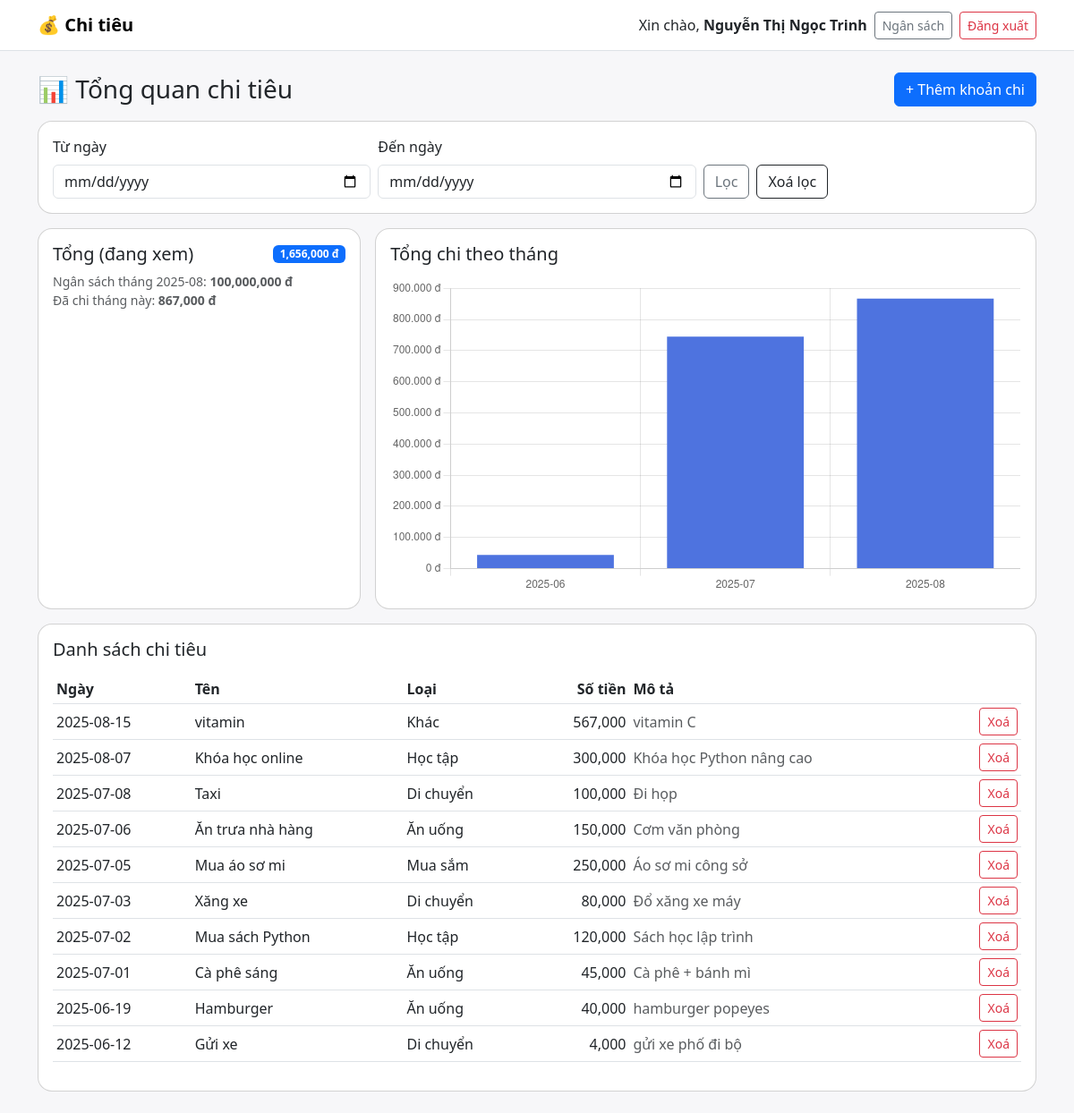
Screenshot of / (signed in) with the database file from the repository.
### tables this page shows
CREATE TABLE budget (
                   user_id INTEGER PRIMARY KEY,
                   amount REAL DEFAULT 0);

CREATE TABLE chitieu (
                   id INTEGER PRIMARY KEY AUTOINCREMENT,
                   ten TEXT NOT NULL,
                   so_tien REAL NOT NULL,
                   mo_ta TEXT

                   , loai TEXT DEFAULT 'Khác', ngay TEXT DEFAULT '', user_id INTEGER);

### app.py (the view)
@app.route('/')
def index():
    if 'user_id' not in session:
        return redirect(url_for('login'))
    from_date = request.args.get('from_date', '')
    to_date = request.args.get('to_date', '')
    conn = get_conn()
    cursor = conn.cursor()
    query = 'SELECT id, ten, so_tien, mo_ta, loai, ngay FROM chitieu WHERE user_id = ?'
    params = [session['user_id']]
    if from_date:
        query += ' AND ngay >= ?'
        params.append(from_date)
    if to_date:
        query += ' AND ngay <= ?'
        params.append(to_date)
    query += ' ORDER BY ngay DESC, id DESC'
    cursor.execute(query, params)
    data = cursor.fetchall()
    tong_tien = sum([item[2] for item in data]) if data else 0
    cursor.execute('SELECT amount FROM budget WHERE user_id = ?', (session['user_id'],))
    budget_row = cursor.fetchone()
    budget = budget_row[0] if budget_row else 0
    cursor.execute("""
        SELECT strftime('%Y-%m', ngay) AS ym, SUM(so_tien)
        FROM chitieu
        WHERE user_id = ?
        GROUP BY ym
        ORDER BY ym
    """, (session['user_id'],))
    thong_ke_thang = cursor.fetchall()
    print("📊 DEBUG thong_ke_thang =", thong_ke_thang)
    current_ym = datetime.date.today().strftime('%Y-%m')
    cursor.execute("""
        SELECT COALESCE(SUM(so_tien), 0)
        FROM chitieu
        WHERE user_id = ? AND strftime('%Y-%m', ngay) = ?
    """, (session['user_id'], current_ym))
    chi_thang_nay = cursor.fetchone()[0] or 0
    warning = None
    if budget and chi_thang_nay > budget:
        warning = f"⚠️ Bạn đã vượt ngân sách tháng {current_ym} ({chi_thang_nay:,.0f} / {budget:,.0f} đ)"
    conn.close()
    return render_template(
        'index.html',
        danh_sach=data,
        tong_tien=tong_tien,
        from_date=from_date,
        to_date=to_date,
        thong_ke_thang=thong_ke_thang,
        warning=warning,
        chi_thang_nay=chi_thang_nay,
        budget=budget,
        current_ym=current_ym
    )

### app.py (called while the page is built)
def get_conn():
    return sqlite3.connect(DB_NAME)

### templates/index.html (shortened to what this page needs)
{% extends "base.html" %}
{% block content %}
<div class="d-flex justify-content-between align-items-center mb-3">
  <h3 class="mb-0">📊 Tổng quan chi tiêu</h3>
  <div>
    <a href="{{ url_for('add') }}" class="btn btn-primary">+ Thêm khoản chi</a>
  </div>
</div>
<div class="card mb-3">
  <div class="card-body">
    <form class="row g-2" method="get" action="{{ url_for('index') }}">
      <div class="col-md-4">
        <label class="form-label">Từ ngày</label>
        <input type="date" name="from_date" value="{{ from_date }}" class="form-control">
      </div>
      <div class="col-md-4">
        <label class="form-label">Đến ngày</label>
        <input type="date" name="to_date" value="{{ to_date }}" class="form-control">
      </div>
      <div class="col-md-4 d-flex align-items-end">
        <button class="btn btn-outline-secondary me-2" type="submit">Lọc</button>
        <a class="btn btn-outline-dark" href="{{ url_for('index') }}">Xoá lọc</a>
      </div>
    </form>
  </div>
</div>
<div class="row g-3">
  <div class="col-lg-4">
    <div class="card h-100">
      <div class="card-body">
        <div class="d-flex justify-content-between align-items-center mb-2">
          <h5 class="mb-0">Tổng (đang xem)</h5>
          <span class="badge bg-primary">{{ "{:,.0f}".format(tong_tien) }} đ</span>
        </div>
        <div class="small text-muted">Ngân sách tháng {{ current_ym }}:
          <strong>{{ "{:,.0f}".format(budget or 0) }} đ</strong>
        </div>
        <div class="small text-muted">Đã chi tháng này:
          <strong>{{ "{:,.0f}".format(chi_thang_nay or 0) }} đ</strong>
        </div>
      </div>
    </div>
  </div>
  <div class="col-lg-8">
    <div class="card h-100">
      <div class="card-body">
        <h5 class="mb-3">Tổng chi theo tháng</h5>
        <canvas id="monthlyBar"></canvas>
      </div>
    </div>
  </div>
</div>
<div class="card mt-3">
  <div class="card-body">
    <h5 class="mb-3">Danh sách chi tiêu</h5>
    <div class="table-responsive">
      <table class="table table-sm align-middle">
        <thead>
          <tr>
            <th>Ngày</th>
            <th>Tên</th>
            <th>Loại</th>
            <th class="text-end">Số tiền</th>
            <th>Mô tả</th>
            <th></th>
          </tr>
        </thead>
        <tbody>
          {% for item in danh_sach %}
            <tr>
              <td>{{ item[5] }}</td>
              <td>{{ item[1] }}</td>
              <td>{{ item[4] }}</td>
              <td class="text-end">{{ "{:,.0f}".format(item[2]) }}</td>
              <td class="text-muted">{{ item[3] }}</td>
              <td class="text-end">
                <a class="btn btn-sm btn-outline-danger"
                   onclick="return confirm('Xoá khoản chi này?');"
                   href="{{ url_for('delete', id=item[0]) }}">Xoá</a>
              </td>
            </tr>
          {% else %}
            <tr><td colspan="6" class="text-center text-muted">Chưa có dữ liệu.</td></tr>
          {% endfor %}
        </tbody>
      </table>
    </div>
  </div>
</div>
<script>
document.addEventListener('DOMContentLoaded', function() {
  const labels = {{ thong_ke_thang | map(attribute=0) | list | tojson }};
  const values = {{ thong_ke_thang | map(attribute=1) | list | tojson }};
  console.log("📊 Chart labels:", labels);
  console.log("📊 Chart values:", values);
  if (labels.length && document.getElementById('monthlyBar')) {
    new Chart(document.getElementById('monthlyBar').getContext('2d'), {
      type: 'bar',
      data: {
        labels: labels,
        datasets: [{
          label: 'Tổng chi (đ)',
          data: values,
          backgroundColor: '#4e73df'
        }]
      },
      options: {
        responsive: true,
        plugins: {
          legend: { display: false }
        },
        scales: {
          y: {
            beginAtZero: true,
            ticks: {
              callback: function(value) {
                return value.toLocaleString('vi-VN') + ' đ';
              }
            }
          }
        }
      }
    });
  }
});
</script>
{% endblock %}

### templates/base.html (shortened to what this page needs)
<!DOCTYPE html>
<html lang="vi">
<head>
  <link href="https://cdn.jsdelivr.net/npm/bootstrap@5.3.0/dist/css/bootstrap.min.css" rel="stylesheet">
</head>
<body>
<nav class="navbar navbar-expand-lg bg-white border-bottom">
  <div class="container">
    <a class="navbar-brand" href="{{ url_for('index') }}">💰 Chi tiêu</a>
    <div class="d-flex align-items-center">
      {% if session.get('username') %}
        <span class="me-2">Xin chào, <strong>{{ session['username'] }}</strong></span>
        <a class="btn btn-outline-secondary btn-sm me-2" href="{{ url_for('set_budget') }}">Ngân sách</a>
        <a class="btn btn-outline-danger btn-sm" href="{{ url_for('logout') }}">Đăng xuất</a>
      {% else %}
        <a class="btn btn-outline-primary btn-sm me-2" href="{{ url_for('login') }}">Đăng nhập</a>
        <a class="btn btn-primary btn-sm" href="{{ url_for('register') }}">Đăng ký</a>
      {% endif %}
    </div>
  </div>
</nav>
<main class="container my-4">
  {% block content %}{% endblock %}
</main>
</body>
</html>

### templates/base.html (style rules this page uses)
body { background: #f7f7f9; }
.navbar-brand { font-weight: 700; }
.card { border-radius: 16px; }

### rows the page displays
budget: amount "100,000,000"
chitieu: ngay "2025-08-15", ten "vitamin", loai "Khác", so_tien "567,000", mo_ta "vitamin C"
chitieu: ngay "2025-08-07", ten "Khóa học online", loai "Học tập", so_tien "300,000", mo_ta "Khóa học Python nâng cao"
chitieu: ngay "2025-07-08", ten "Taxi", loai "Di chuyển", so_tien "100,000", mo_ta "Đi họp"
chitieu: ngay "2025-07-06", ten "Ăn trưa nhà hàng", loai "Ăn uống", so_tien "150,000", mo_ta "Cơm văn phòng"
chitieu: ngay "2025-07-05", ten "Mua áo sơ mi", loai "Mua sắm", so_tien "250,000", mo_ta "Áo sơ mi công sở"
chitieu: ngay "2025-07-03", ten "Xăng xe", loai "Di chuyển", so_tien "80,000", mo_ta "Đổ xăng xe máy"
chitieu: ngay "2025-07-02", ten "Mua sách Python", loai "Học tập", so_tien "120,000", mo_ta "Sách học lập trình"
chitieu: ngay "2025-07-01", ten "Cà phê sáng", loai "Ăn uống", so_tien "45,000", mo_ta "Cà phê + bánh mì"
chitieu: ngay "2025-06-19", ten "Hamburger", loai "Ăn uống", so_tien "40,000", mo_ta "hamburger popeyes"
chitieu: ngay "2025-06-12", ten "Gửi xe", loai "Di chuyển", so_tien "4,000", mo_ta "gửi xe phố đi bộ"

### other values shown
{{ session['username'] }} "Nguyễn Thị Ngọc Trinh"
{{ "{:,.0f}".format(tong_tien) }} "1,656,000"
{{ "{:,.0f}".format(chi_thang_nay or 0) }} "867,000"
chart data {{ thong_ke_thang | map(attribute=0) | list | tojson }} ["2025-06", "2025-07", "2025-08"]
chart data {{ thong_ke_thang | map(attribute=1) | list | tojson }} [44000.0, 745000.0, 867000.0]
